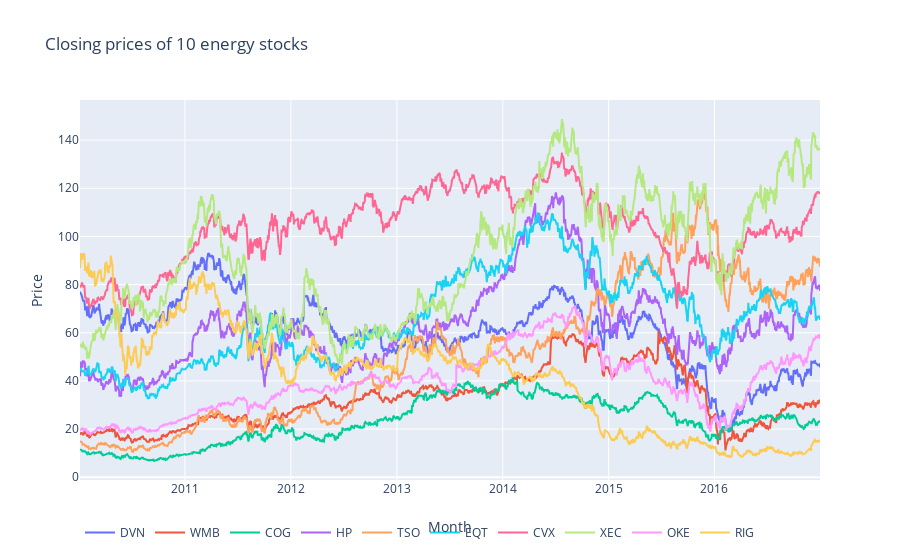

The code cell stored with this chart in its notebook:
### Code cell
plt_data = []
for stock in np.random.choice(stock_data[stock_data['GICS Sector'] == 'Energy']['symbol'].unique(), 10):
    energy_df = stock_data[stock_data['symbol'] == stock]
    
    plt_data.append(go.Scatter(
        x = energy_df['date'].values,
        y = energy_df['close'].values,
        name = stock
    ))
    
layout = go.Layout(dict(title = 'Closing prices of 10 energy stocks',
                       xaxis = dict(title = 'Month'),
                       yaxis = dict(title = 'Price'),
                       ), legend = dict(orientation = 'h'))
py.iplot(dict(data=plt_data, layout=layout), filename='basic-line')

### Figure 1 — Plotly figure (JSON) as saved in the notebook; plotly's stock layout.template omitted (floating-point values rounded to 4 significant figures; data arrays with more than 128 entries replaced by an {"elided": "..."} marker saying what was removed)
{"data": [{"name": "DVN", "type": "scatter", "x": {"elided": "1762 str values"}, "y": {"elided": "1762 float values"}}, {"name": "WMB", "type": "scatter", "x": {"elided": "1762 str values"}, "y": {"elided": "1762 float values"}}, {"name": "COG", "type": "scatter", "x": {"elided": "1762 str values"}, "y": {"elided": "1762 float values"}}, {"name": "HP", "type": "scatter", "x": {"elided": "1762 str values"}, "y": {"elided": "1762 float values"}}, {"name": "TSO", "type": "scatter", "x": {"elided": "1762 str values"}, "y": {"elided": "1762 float values"}}, {"name": "EQT", "type": "scatter", "x": {"elided": "1762 str values"}, "y": {"elided": "1762 float values"}}, {"name": "CVX", "type": "scatter", "x": {"elided": "1762 str values"}, "y": {"elided": "1762 float values"}}, {"name": "XEC", "type": "scatter", "x": {"elided": "1762 str values"}, "y": {"elided": "1762 float values"}}, {"name": "OKE", "type": "scatter", "x": {"elided": "1762 str values"}, "y": {"elided": "1762 float values"}}, {"name": "RIG", "type": "scatter", "x": {"elided": "1762 str values"}, "y": {"elided": "1762 float values"}}], "layout": {"legend": {"orientation": "h"}, "title": {"text": "Closing prices of 10 energy stocks"}, "xaxis": {"title": {"text": "Month"}}, "yaxis": {"title": {"text": "Price"}}}}
